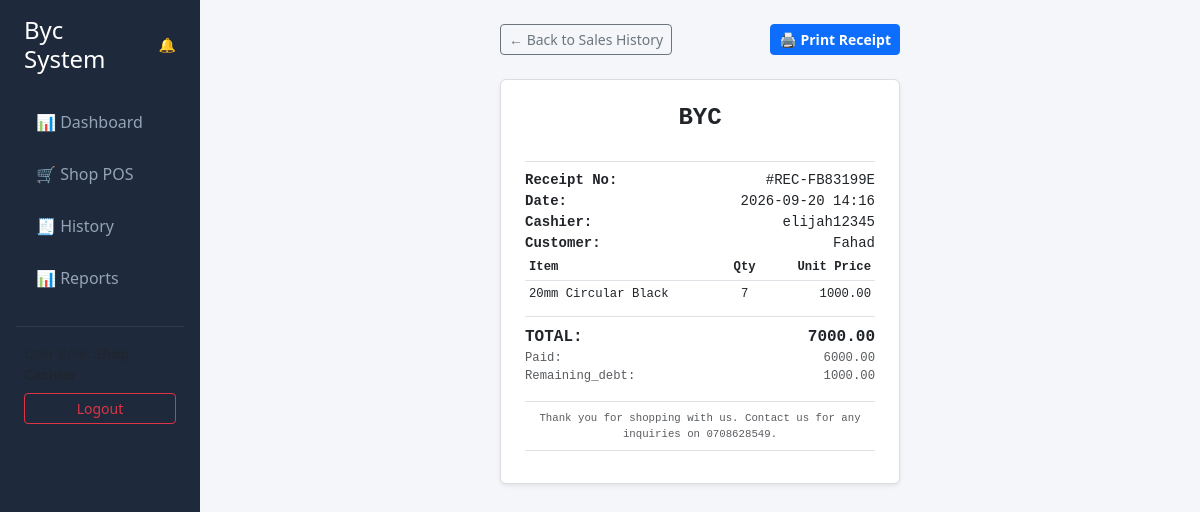
Before: /sales/7/print/ (signed in) with the older database file.
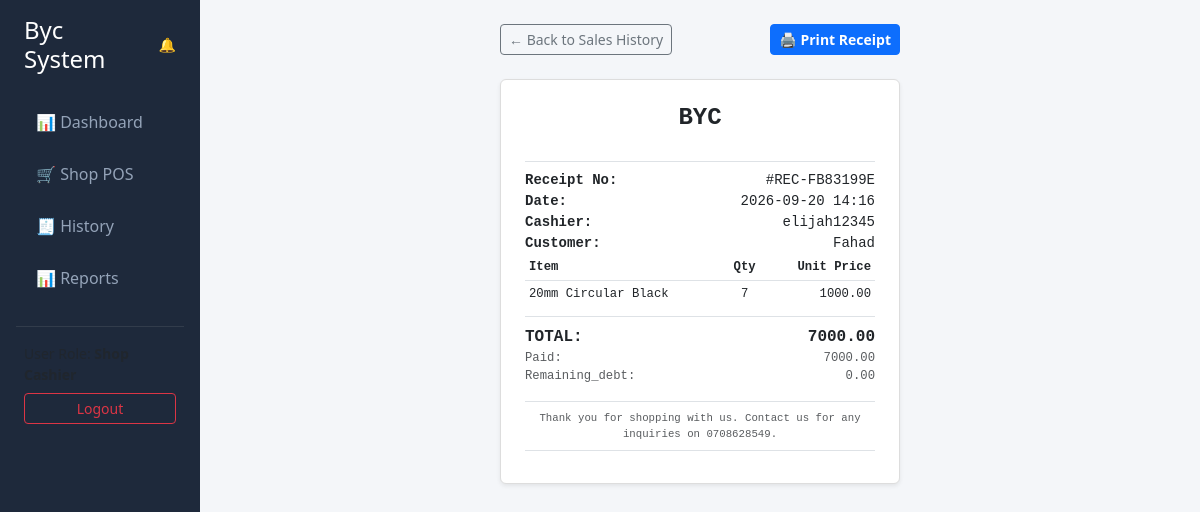
After: the same page with the newer database file.
### core/models.py (models this page shows, shortened)
class Sale(models.Model):
    STATUS_CHOICES = (
        ('COMPLETED', 'Completed'),
        ('PENDING', 'Pending Payment'),
        ('REFUNDED', 'Refunded'),
    )
    receipt_number = models.CharField(max_length=50, unique=True, editable=False)
    customer = models.ForeignKey(Customer, on_delete=models.SET_NULL, null=True, blank=True)
    customer_name_raw = models.CharField(max_length=150, blank=True)
    total_amount = models.DecimalField(max_digits=12, decimal_places=2, default=0.00)
    amount_paid = models.DecimalField(max_digits=12, decimal_places=2, default=0.00)
    balance_due = models.DecimalField(max_digits=12, decimal_places=2, default=0.00)
    payment_status = models.CharField(max_length=20, choices=STATUS_CHOICES, default='COMPLETED')
    due_date = models.DateField(null=True, blank=True)
    cashier = models.ForeignKey(User, on_delete=models.SET_NULL, null=True)
    is_committed = models.BooleanField(default=False)
    is_refunded = models.BooleanField(default=False)
    refunded_at = models.DateTimeField(null=True, blank=True)
    created_at = models.DateTimeField(auto_now_add=True)

### core/views.py (the view)
# urls.py: path('sales/<int:sale_id>/print/', views.print_receipt_view, name='print_receipt'),
def print_receipt_view(request, sale_id):
    sale = get_object_or_404(Sale, id=sale_id)
    context = {
        'sale': sale,
        'printed_at': timezone.now(),
        'business_name': 'My Store Name',
        'business_phone': '+256 700 000000',
        'business_location': 'Kampala, Uganda',
        'receipt_footer': 'Thank you for shopping with us! Items non-refundable.',
    }
    return render(request, 'core/print_receipt.html', context)

### core/models.py (called while the page is built)
    @property
    def is_warehouse_staff(self):
        return self.is_superuser or self.role in ['main_store', 'admin']

### core/templates/core/print_receipt.html (shortened to what this page needs)
{% extends 'core/base.html' %}
{% block content %}
<div class="d-flex justify-content-between align-items-center mb-4 mx-auto no-print" style="max-width: 400px;">
    <a href="{% url 'sales_history' %}" class="btn btn-outline-secondary btn-sm">
        ← Back to Sales History
    </a>
    <button onclick="window.print()" class="btn btn-primary btn-sm fw-bold">
        🖨️ Print Receipt
    </button>
</div>
<div class="card shadow-sm p-4 receipt-card" id="printableReceipt">
    <div class="text-center mb-3">
        <h4 class="fw-bold mb-1">{{ settings.shop_name|default:"BYC" }}</h4>
    </div>
    <div class="border-top border-bottom py-2 my-2 small">
        <div class="d-flex justify-content-between">
            <span class="fw-bold">Receipt No:</span>
            <span>#{{ sale.receipt_number|default:sale.id }}</span>
        </div>
        <div class="d-flex justify-content-between">
            <span class="fw-bold">Date:</span>
            <span>{{ sale.created_at|date:"Y-m-d H:i" }}</span>
        </div>
        <div class="d-flex justify-content-between">
            <span class="fw-bold">Cashier:</span>
            <span>{{ sale.served_by.username|default:request.user.username }}</span>
        </div>
        <div class="d-flex justify-content-between">
            <span class="fw-bold">Customer:</span>
            <span>
                {% if sale.customer %}
                    {{ sale.customer.name }}
                {% elif sale.customer_name_raw %}
                    {{ sale.customer_name_raw }}
                {% else %}
                    Walk-in Customer
                {% endif %}
            </span>
</div>
    <table class="table table-borderless table-sm small mb-2">
        <thead>
            <tr class="border-bottom">
                <th>Item</th>
                <th class="text-center">Qty</th>
                <th class="text-end">Unit Price</th>
            </tr>
        </thead>
        <tbody>
            {% for item in sale.items.all %}
            <tr>
                <td>{{ item.product.product_name }}</td>
                <td class="text-center">{{ item.quantity }}</td>
                <td class="text-end">{{ item.unit_price_at_sale }}</td>
            </tr>
            {% empty %}
            <tr>
                <td colspan="4" class="text-center text-muted">No items found</td>
            </tr>
            {% endfor %}
        </tbody>
    </table>
    <div class="border-top pt-2 small">
        <div class="d-flex justify-content-between fw-bold fs-6">
            <span>TOTAL:</span>
            <span>{{ sale.total_amount }}</span>
        </div>
        {% if sale.amount_paid %}
        <div class="d-flex justify-content-between text-muted">
            <span>Paid:</span>
            <span>{{ sale.amount_paid }}</span>
        </div>
        <div class="d-flex justify-content-between text-muted">
            <span>Remaining_debt:</span>
            <span>{{ sale.balance_due }}</span>
        {% endif %}
    </div>
    <div class="text-center border-top mt-3 pt-2">
        <p class="small mb-0 text-muted">
            {{ settings.receipt_footer|default:"Thank you for shopping with us. Contact us for any inquiries on 0708628549." }}
        </p>
    </div>
</div>
{% endblock %}

Changed rows visible on the page:
changed Sale "REC-FB83199E": amount_paid "6000.00" → "7000.00"; balance_due "1000.00" → "0.00"
